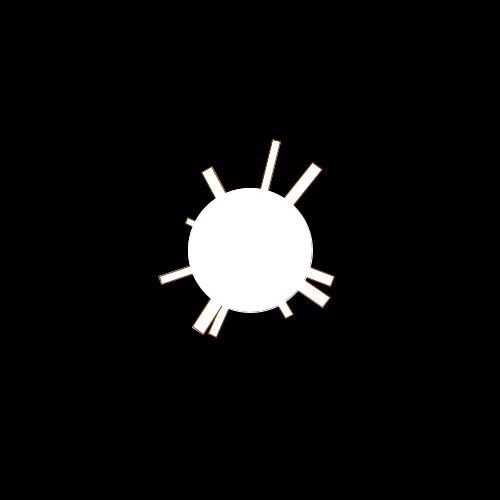
Frame 1 (no input)
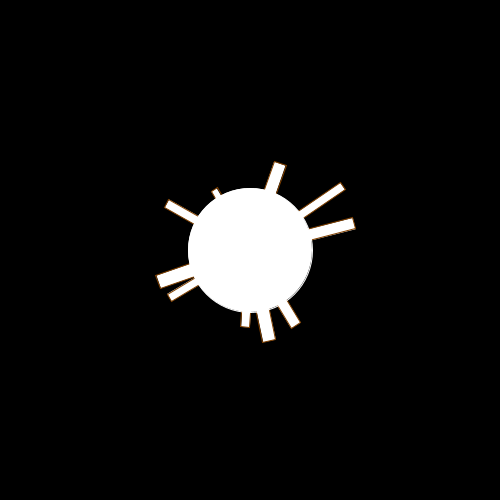
Frame 60 (the mouse pressed at the canvas centre just before this capture)
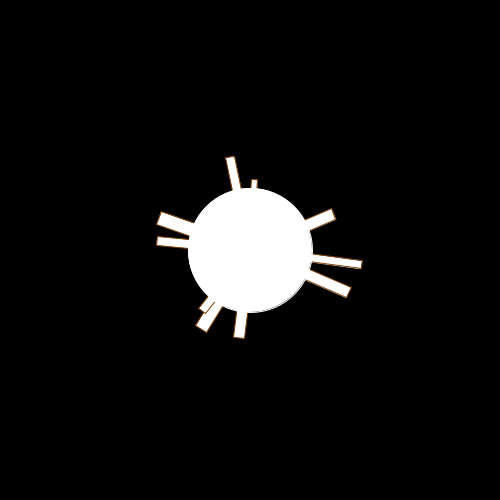
Frame 120 (the mouse held since frame 60 and released just before this capture)

The Processing sketch that drew these frames (run headless with seeded random() and noise(); from frame 60 on, the mouse is pressed at the canvas centre):

// Processing sketch: planets2d
// ── planets2d.pde
abstract class Shape {
  PVector pos;
  PVector rot;
  PVector rot_inc;

  Shape(float x, float y, float rx, float ry) {
    this.pos = new PVector(x, y);
    this.rot = new PVector(0, 0);
    this.rot_inc = new PVector(rx, ry);
  }

  abstract void draw();
  abstract void update();
}

class Planet extends Shape {
  float r;
  Planet(float x, float y, float rx, float ry, float r) {
    super(x, y, rx, ry);
    this.r = r;
  }
  void draw() {
    stroke(255);
    fill(255);
    pushMatrix();
    translate(pos.x, pos.y);
    ellipse(0, 0, r*2, r*2);
    popMatrix();
  }

  void update() {
    rot.add(rot_inc);
    if (rot.x > TWO_PI) {
      rot.x -= TWO_PI;
    }
    if (rot.y > TWO_PI) {
      rot.y -= TWO_PI;
    }
  }
}

class Box extends Shape {
  Planet p;
  PVector size;
  Box(float x, float y, float rx, float ry, Planet p, float w, float h) {
    super(x, y, rx, ry);
    this.p = p;
    this.size = new PVector(w, h);
  }
  void draw() {
    stroke(128,64,0);
    fill(255);
    rectMode(RADIUS);
    pushMatrix();
    
    translate(pos.x, pos.y);
    rotate(p.rot.x + rot.x);
    rect(0, 0, size.x, size.y);
    popMatrix();
  }

  void update() {
    pos.x = p.pos.x + (p.r * .9) * cos(p.rot.x + rot.x);
    pos.y = p.pos.y + (p.r * .9) * sin(p.rot.x + rot.x);
    rot.x += rot_inc.x;
  }
}

Planet p;
ArrayList<Box> boxes = new ArrayList<Box>();
void setup() {
  smooth();
  size(500, 500);
  background(0);
  p = new Planet(width / 2, height / 2, 0.01, 0, width / 8);
  for (float i = 0; i < TWO_PI; i += TWO_PI / 10) {
    float w = random(width / 128, width / 64);
    float h = random(w*4, width / 8);
    Box b = new Box(width / 2, height / 2, 0, 0, p, h,w);
    b.rot.x = i + random(-TWO_PI / 16, TWO_PI / 16);
    b.rot_inc.x = random(0, 0.005);
    boxes.add(b);
  }
  
}

void draw() {
  background(0);
  p.update();
  for (Box b : boxes) {
    b.update();
    b.draw();
  }
  p.draw();
  
}
